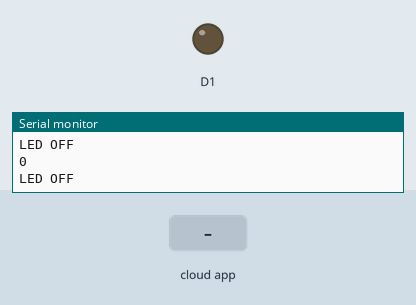
The sketch below on a simulated ESP8266 (NodeMCU). Parts: output pins drawn as LEDs (lit = HIGH), the last lines printed to the serial monitor. The test bench sets the inputs (shaded band). WiFi joins after 1.5 s; servers stay silent unless stated; the Firebase database answers and starts empty.

Above: at 2.8 s.
2.9 s: the phone or cloud app sets LED_STATUS to 1
At 4.2 s:
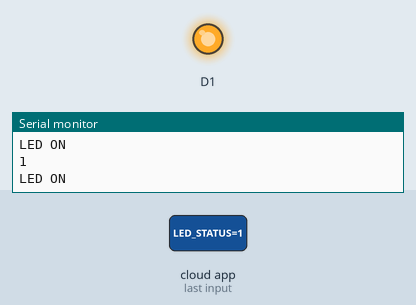
4.5 s: the phone or cloud app sets LED_STATUS to 0
At 5.7 s:
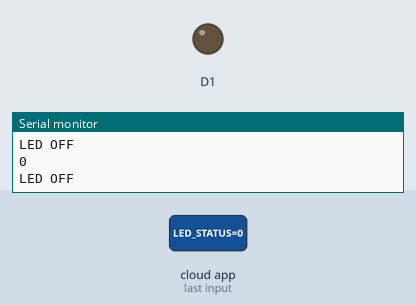
Timing chart, 0 to 7.5 s (numbered marks = the images above; inputs shaded):
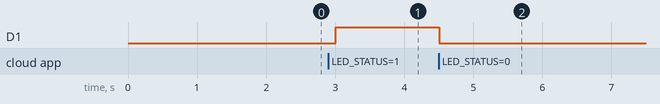

Measured:
- after the input at 2.9 s, D1: LOW → HIGH after 0.10 s
- after the input at 4.5 s, D1: HIGH → LOW at once

The sketch:

one_led__firebase.ino
```cpp
#include <ESP8266WiFi.h>
#include <FirebaseArduino.h>
// Set these to run example.
#define FIREBASE_HOST "led-on-off-8b6af.firebaseio.com"
#define FIREBASE_AUTH "dhJ9q6pP5qAQZ0fRJdInSmlCzews5IIZks16uGhP"
#define WIFI_SSID "Death Note"
#define WIFI_PASSWORD "lightyagami37"
void setup() {
Serial.begin(115200);
pinMode(D1, OUTPUT);
// connect to wifi.
WiFi.begin(WIFI_SSID, WIFI_PASSWORD);
Serial.print("connecting");
while (WiFi.status() != WL_CONNECTED) {
Serial.print(".");
delay(500);
}
Serial.println();
Serial.print("connected: ");
Serial.println(WiFi.localIP());
Firebase.begin(FIREBASE_HOST, FIREBASE_AUTH);
Firebase.set("LED_STATUS", 0);
}
String n;
void loop() {
// get value
n = Firebase.getString("LED_STATUS");
Serial.println(n);
// handle error
if (n=="1") {
Serial.println("LED ON");
digitalWrite(D1,HIGH);
return;
delay(10);
}
else {
Serial.println("LED OFF");
digitalWrite(D1,LOW);
return;
}
}
```
